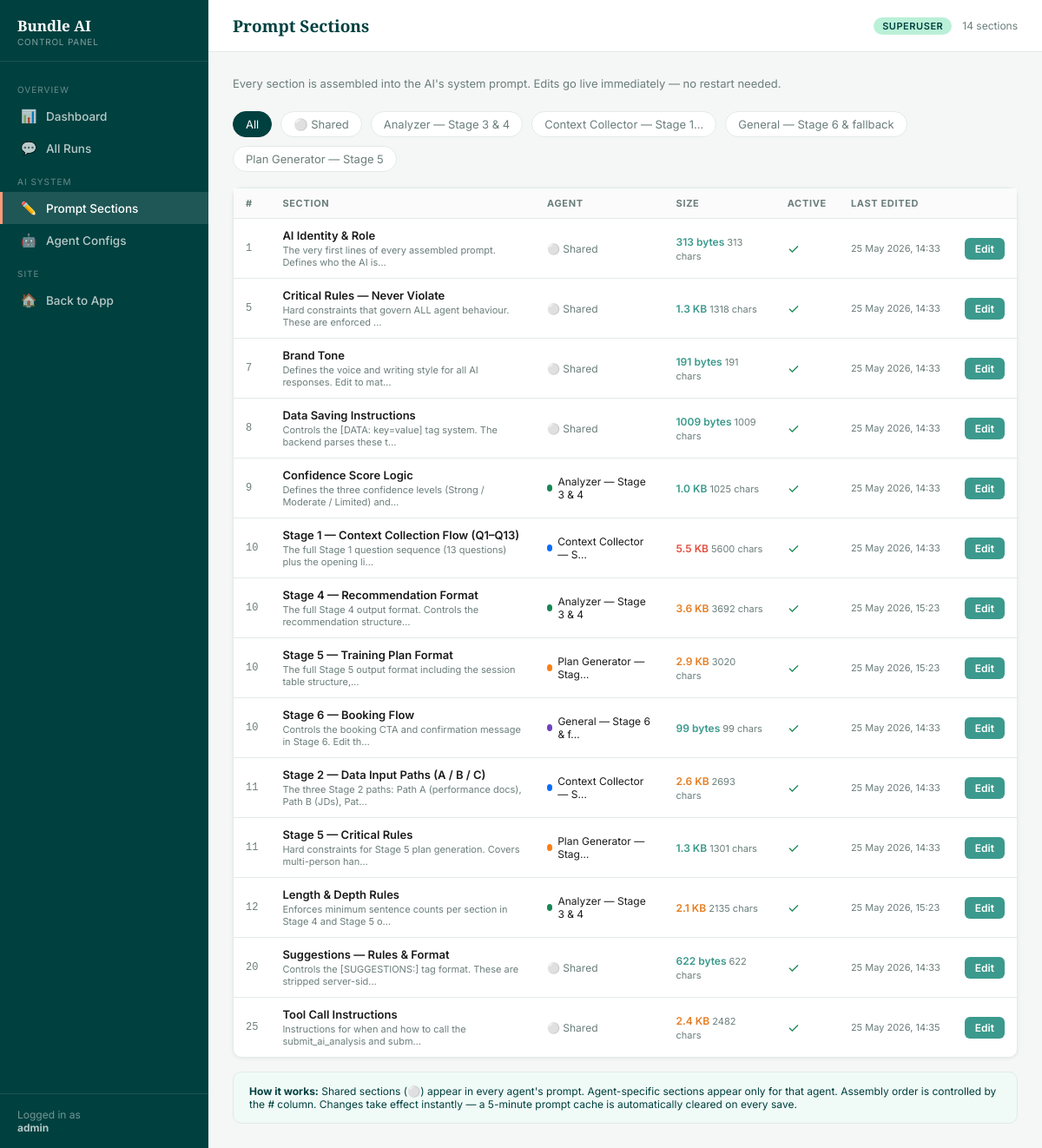
The app's page /control/prompts/ (signed in) with its own data.
### builder/models.py (models this page shows, shortened)
class AgentConfig(models.Model):
    AGENT_KEYS = [
        ('context_collector', 'Context Collector — Stage 1 & 2 (question flow)'),
        ('analyzer',          'Analyzer — Stage 3 & 4 (recommendation)'),
        ('plan_generator',    'Plan Generator — Stage 5 (full training plan)'),
        ('general',           'General — Stage 6 & fallback'),
    ]
    key         = models.CharField(max_length=50, unique=True, choices=AGENT_KEYS)
    label       = models.CharField(max_length=200)
    description = models.TextField(blank=True)
    model_name  = models.CharField(
        max_length=100, default='gpt-4o',
        help_text='OpenAI model for this agent (e.g. gpt-4o, gpt-4o-mini)',
    )
    temperature = models.FloatField(default=0.7)
    max_tokens  = models.IntegerField(default=8000)
    is_active   = models.BooleanField(default=True)
    updated_at  = models.DateTimeField(auto_now=True)
    class Meta:
        ordering = ['key']
        verbose_name = 'Agent Config'
        verbose_name_plural = 'Agent Configs'

class PromptSection(models.Model):
    SECTION_KEYS = [
        ('identity',          'AI Identity & Role'),
        ('critical_rules',    'Critical Rules — Never Violate'),
        ('brand_tone',        'Brand Tone'),
        ('data_saving',       'Data Saving Instructions'),
        ('suggestions_rules', 'Suggestions — Rules & Format'),
        ('stage_1_flow',      'Stage 1 — Context Collection Flow (Q1-Q14)'),
        ('stage_2_paths',     'Stage 2 — Data Input Paths (A / B / C)'),
        ('confidence_logic',  'Confidence Score Logic'),
        ('stage_4_format',    'Stage 4 — Recommendation Format'),
        ('length_depth_rules','Length & Depth Rules'),
        ('stage_5_format',    'Stage 5 — Training Plan Format'),
        ('stage_5_rules',     'Stage 5 — Critical Rules'),
        ('tool_instructions', 'Tool Call Instructions'),
        ('stage_6_booking',   'Stage 6 — Booking Flow'),
    ]
    key         = models.CharField(max_length=60, unique=True, choices=SECTION_KEYS)
    label       = models.CharField(max_length=200)
    content     = models.TextField()
    description = models.TextField(
        blank=True,
        help_text='What this section controls and what to be careful about when editing.',
    )
    agent = models.ForeignKey(
        AgentConfig,
        on_delete=models.SET_NULL,
        null=True, blank=True,
        related_name='sections',
        help_text='Which agent uses this section. Leave blank = shared (all agents).',
    )
    order = models.PositiveSmallIntegerField(
        default=10,
        help_text='Assembly order — lower numbers appear earlier in the assembled prompt.',
    )
    is_active  = models.BooleanField(default=True)
    updated_at = models.DateTimeField(auto_now=True)
    updated_by = models.ForeignKey(
        User,
        on_delete=models.SET_NULL,
        null=True, blank=True,
        related_name='prompt_section_edits',
    )
    class Meta:
        ordering = ['order', 'key']
        verbose_name = 'Prompt Section'
        verbose_name_plural = 'Prompt Sections'

### builder/portal_views.py (the view)
# urls.py: path('control/prompts/',                            portal_views.portal_prompts,       name='portal_prompts'),
@_superuser_required
def portal_prompts(request):
    agent_filter = request.GET.get('agent', '')
    sections = PromptSection.objects.select_related('agent', 'updated_by').order_by('order', 'key')
    if agent_filter == 'shared':
        sections = sections.filter(agent__isnull=True)
    elif agent_filter:
        sections = sections.filter(agent__key=agent_filter)
    agents = AgentConfig.objects.all()
    return render(request, 'builder/portal/prompts.html', {
        'sections':      sections,
        'agents':        agents,
        'agent_filter':  agent_filter,
    })

### builder/portal_views.py (called while the page is built)
def _superuser_required(view_fn):
    from functools import wraps
    from django.http import Http404
    @wraps(view_fn)
    def wrapper(request, *args, **kwargs):
        if not request.user.is_authenticated or not request.user.is_superuser:
            raise Http404
        return view_fn(request, *args, **kwargs)
    return wrapper

### builder/templates/builder/portal/prompts.html (shortened to what this page needs)
{% extends 'builder/portal/base.html' %}
{% block nav_prompts %}active{% endblock %}
{% block header_title %}Prompt Sections{% endblock %}
{% block header_actions %}
  <span style="font-size:12px;color:var(--text-muted)">{{ sections|length }} sections</span>
{% endblock %}
{% block content %}
<p class="page-sub">Every section is assembled into the AI's system prompt. Edits go live immediately — no restart needed.</p>
<div class="filter-bar">
  <a href="{% url 'portal_prompts' %}" class="{% if not agent_filter %}active{% endif %}">All</a>
  <a href="?agent=shared" class="{% if agent_filter == 'shared' %}active{% endif %}">⚪ Shared</a>
  {% for agent in agents %}
  <a href="?agent={{ agent.key }}" class="{% if agent_filter == agent.key %}active{% endif %}">
    {{ agent.label|truncatechars:28 }}
  </a>
  {% endfor %}
</div>
<div class="card">
  <table class="data-table">
    <thead>
      <tr>
        <th style="width:40px">#</th>
        <th>Section</th>
        <th>Agent</th>
        <th>Size</th>
        <th>Active</th>
        <th>Last edited</th>
        <th></th>
      </tr>
    </thead>
    <tbody>
      {% for s in sections %}
      <tr>
        <td style="color:var(--text-muted);font-family:monospace;font-size:12px">{{ s.order }}</td>
        <td>
          <div style="font-weight:600;font-size:13px">{{ s.label }}</div>
          <div style="font-size:11px;color:var(--text-muted);margin-top:2px">{{ s.description|truncatechars:70 }}</div>
        </td>
        <td>
          {% if s.agent %}
          <span style="display:inline-flex;align-items:center;gap:6px">
            <span style="width:8px;height:8px;border-radius:50%;background:{% if s.agent.key == 'context_collector' %}#0d6efd{% elif s.agent.key == 'analyzer' %}#198754{% elif s.agent.key == 'plan_generator' %}#fd7e14{% else %}#6f42c1{% endif %}"></span>
            <span style="font-size:12px">{{ s.agent.label|truncatechars:22 }}</span>
          </span>
          {% else %}
          <span style="font-size:12px;color:var(--text-muted)">⚪ Shared</span>
          {% endif %}
        </td>
        <td>
          {% with n=s.content|length %}
          <span style="font-size:12px;font-weight:600;color:{% if n > 5000 %}#e74c3c{% elif n > 2000 %}#e67e22{% else %}var(--teal-accent){% endif %}">
            {{ n|filesizeformat|cut:" " }}
          </span>
          <span style="font-size:11px;color:var(--text-muted)"> {{ n }} chars</span>
          {% endwith %}
        </td>
        <td>
          {% if s.is_active %}
          <span style="color:#198754;font-size:16px">✓</span>
          {% else %}
          <span style="color:#aaa;font-size:16px">—</span>
          {% endif %}
        </td>
        <td style="font-size:11px;color:var(--text-muted);white-space:nowrap">
          {{ s.updated_at|date:"d M Y, H:i" }}
        </td>
        <td>
          <a href="{% url 'portal_prompt_edit' s.key %}" class="btn btn-accent btn-sm">Edit</a>
        </td>
      </tr>
      {% endfor %}
    </tbody>
  </table>
</div>
<div style="margin-top:16px;padding:14px 18px;background:var(--mint-pale);border:1px solid var(--border);border-radius:var(--radius);font-size:12px;color:var(--teal)">
  <strong>How it works:</strong> Shared sections (⚪) appear in every agent's prompt. Agent-specific sections appear only for that agent.
  Assembly order is controlled by the # column. Changes take effect instantly — a 5-minute prompt cache is automatically cleared on every save.
</div>
{% endblock %}

### builder/templates/builder/portal/base.html (shortened to what this page needs)
{% load static %}
<!DOCTYPE html>
<html lang="en">
<head>
</head>
<body>
<div class="portal-shell">
  <nav class="portal-sidebar">
    <div class="sidebar-brand">
      <div class="sidebar-brand-label">Bundle AI</div>
      <div class="sidebar-brand-sub">Control Panel</div>
    </div>
    <div class="sidebar-nav">
      <div class="nav-section-label">Overview</div>
      <a href="{% url 'portal_dashboard' %}" class="nav-item {% block nav_dashboard %}{% endblock %}">
        <span class="nav-icon">📊</span> Dashboard
      </a>
      <a href="{% url 'portal_runs' %}" class="nav-item {% block nav_runs %}{% endblock %}">
        <span class="nav-icon">💬</span> All Runs
      </a>
      <div class="nav-section-label">AI System</div>
      <a href="{% url 'portal_prompts' %}" class="nav-item {% block nav_prompts %}{% endblock %}">
        <span class="nav-icon">✏️</span> Prompt Sections
      </a>
      <a href="{% url 'portal_agents' %}" class="nav-item {% block nav_agents %}{% endblock %}">
        <span class="nav-icon">🤖</span> Agent Configs
      </a>
      <div class="nav-section-label">Site</div>
      <a href="{% url 'index' %}" class="nav-item">
        <span class="nav-icon">🏠</span> Back to App
      </a>
    </div>
    <div class="sidebar-footer">
      Logged in as<br>
      <strong>{{ request.user.username }}</strong>
    </div>
  </nav>
  <div class="portal-main">
    <header class="portal-header">
      <h1>{% block header_title %}Control Panel{% endblock %}</h1>
      <span class="header-badge">Superuser</span>
      {% block header_actions %}{% endblock %}
    </header>
    <div class="portal-body">
      {% block content %}{% endblock %}
    </div>
  </div>
</div>
</body>
</html>

### builder/templates/builder/portal/base.html (style rules this page uses)
*, *::before, *::after { box-sizing: border-box; margin: 0; padding: 0; }
:root { --teal: #00403F; --teal-mid: #00574F; --teal-accent: #3B9A8D; --coral: #FF9B7A; --mint: #BAF0D8; --mint-pale: #F0FAF7; --bg: #F5F7F6; --surface: #FFFFFF; --border: #E2EAE8; --text: #1A1A1A; --text-muted: #6B7E7B; --sidebar-w: 240px; --header-h: 60px; --font: 'Inter', -apple-system, sans-serif; --font-head: 'Zilla Slab', Georgia, serif; --shadow-sm: 0 1px 4px rgba(0,64,63,.08); --shadow-md: 0 4px 20px rgba(0,64,63,.10); --radius: 10px; --radius-sm: 6px; }
html, body { height: 100%; font-family: var(--font); font-size: 14px; color: var(--text); background: var(--bg); }
a { color: var(--teal-accent); text-decoration: none; }
.portal-shell { display: flex; height: 100vh; overflow: hidden; }
.portal-sidebar { width: var(--sidebar-w); background: var(--teal); display: flex; flex-direction: column; flex-shrink: 0; overflow-y: auto; }
.sidebar-brand { padding: 20px 20px 16px; border-bottom: 1px solid rgba(255,255,255,.10); }
.sidebar-brand-label { font-family: var(--font-head); font-size: 17px; color: #fff; font-weight: 700; line-height: 1.2; }
.sidebar-brand-sub { font-size: 10px; color: rgba(255,255,255,.5); text-transform: uppercase; letter-spacing: .08em; margin-top: 2px; }
.sidebar-nav { flex: 1; padding: 12px 0; }
.nav-section-label { font-size: 10px; text-transform: uppercase; letter-spacing: .1em; color: rgba(255,255,255,.4); padding: 14px 20px 6px; }
.nav-item { display: flex; align-items: center; gap: 10px; padding: 9px 20px; color: rgba(255,255,255,.72); font-size: 13.5px; font-weight: 500; border-radius: 0; cursor: pointer; transition: background .15s, color .15s; border-left: 3px solid transparent; }
.nav-item.active { background: rgba(255,255,255,.12); color: #fff; border-left-color: var(--coral); }
.nav-item .nav-icon { font-size: 15px; width: 20px; text-align: center; flex-shrink: 0; }
.sidebar-footer { padding: 16px 20px; border-top: 1px solid rgba(255,255,255,.10); font-size: 12px; color: rgba(255,255,255,.45); }
.sidebar-footer strong { color: rgba(255,255,255,.7); }
.portal-main { flex: 1; overflow-y: auto; display: flex; flex-direction: column; }
.portal-header { height: var(--header-h); background: var(--surface); border-bottom: 1px solid var(--border); display: flex; align-items: center; padding: 0 28px; gap: 12px; flex-shrink: 0; }
.portal-header h1 { font-family: var(--font-head); font-size: 19px; font-weight: 700; color: var(--teal); flex: 1; }
.header-badge { background: var(--mint); color: var(--teal); font-size: 11px; font-weight: 600; padding: 3px 10px; border-radius: 20px; text-transform: uppercase; letter-spacing: .05em; }
.portal-body { flex: 1; padding: 28px; }
.card { background: var(--surface); border: 1px solid var(--border); border-radius: var(--radius); box-shadow: var(--shadow-sm); }
.data-table { width: 100%; border-collapse: collapse; font-size: 13px; }
.data-table th { text-align: left; padding: 10px 14px; font-size: 11px; text-transform: uppercase; letter-spacing: .06em; color: var(--text-muted); border-bottom: 1px solid var(--border); background: #FAFBFA; white-space: nowrap; }
.data-table td { padding: 11px 14px; border-bottom: 1px solid var(--border); vertical-align: middle; }
.data-table tr:last-child td { border-bottom: none; }
.btn { display: inline-flex; align-items: center; gap: 6px; padding: 8px 18px; border-radius: var(--radius-sm); font-size: 13px; font-weight: 600; cursor: pointer; border: none; transition: opacity .15s, transform .1s; text-decoration: none; }
.btn-accent { background: var(--teal-accent); color: #fff; }
.btn-sm { padding: 5px 12px; font-size: 12px; }
.page-sub { font-size: 13px; color: var(--text-muted); margin-bottom: 24px; }
.filter-bar { display: flex; gap: 10px; align-items: center; margin-bottom: 18px; flex-wrap: wrap; }
.filter-bar a { font-size: 13px; padding: 6px 14px; border-radius: 20px; border: 1px solid var(--border); color: var(--text-muted); background: var(--surface); transition: all .15s; }
.filter-bar a:hover, .filter-bar a.active { background: var(--teal); color: #fff; border-color: var(--teal); }

### records on screen
AgentConfig: label "Analyzer — Stage 3 & 4"
AgentConfig: label "Context Collector — Stage 1…"
AgentConfig: label "General — Stage 6 & fallback"
AgentConfig: label "Plan Generator — Stage 5"
PromptSection: order "1", label "AI Identity & Role", description "The very first lines of every assembled prompt. Defines who the AI is…", shows "⚪ Shared", value "313 bytes", s "313", updated_at "25 May 2026, 14:33"
PromptSection: order "5", label "Critical Rules — Never Violate", description "Hard constraints that govern ALL agent behaviour. These are enforced …", shows "⚪ Shared", value "1.3 KB", s "1318", updated_at "25 May 2026, 14:33"
PromptSection: order "7", label "Brand Tone", description "Defines the voice and writing style for all AI responses. Edit to mat…", shows "⚪ Shared", value "191 bytes", s "191", updated_at "25 May 2026, 14:33"
PromptSection: order "8", label "Data Saving Instructions", description "Controls the [DATA: key=value] tag system. The backend parses these t…", shows "⚪ Shared", value "1009 bytes", s "1009", updated_at "25 May 2026, 14:33"
PromptSection: order "9", label "Confidence Score Logic", description "Defines the three confidence levels (Strong / Moderate / Limited) and…", agent.label "Analyzer — Stage 3 & 4", value "1.0 KB", s "1025", updated_at "25 May 2026, 14:33"
PromptSection: order "10", label "Stage 1 — Context Collection Flow (Q1–Q13)", description "The full Stage 1 question sequence (13 questions) plus the opening li…", agent.label "Context Collector — S…", value "5.5 KB", s "5600", updated_at "25 May 2026, 14:33"
PromptSection: order "10", label "Stage 4 — Recommendation Format", description "The full Stage 4 output format. Controls the recommendation structure…", agent.label "Analyzer — Stage 3 & 4", value "3.6 KB", s "3692", updated_at "25 May 2026, 15:23"
PromptSection: order "10", label "Stage 5 — Training Plan Format", description "The full Stage 5 output format including the session table structure,…", agent.label "Plan Generator — Stag…", value "2.9 KB", s "3020", updated_at "25 May 2026, 15:23"
PromptSection: order "10", label "Stage 6 — Booking Flow", description "Controls the booking CTA and confirmation message in Stage 6. Edit th…", agent.label "General — Stage 6 & f…", value "99 bytes", s "99", updated_at "25 May 2026, 14:33"
PromptSection: order "11", label "Stage 2 — Data Input Paths (A / B / C)", description "The three Stage 2 paths: Path A (performance docs), Path B (JDs), Pat…", agent.label "Context Collector — S…", value "2.6 KB", s "2693", updated_at "25 May 2026, 14:33"
PromptSection: order "11", label "Stage 5 — Critical Rules", description "Hard constraints for Stage 5 plan generation. Covers multi-person han…", agent.label "Plan Generator — Stag…", value "1.3 KB", s "1301", updated_at "25 May 2026, 14:33"
PromptSection: order "12", label "Length & Depth Rules", description "Enforces minimum sentence counts per section in Stage 4 and Stage 5 o…", agent.label "Analyzer — Stage 3 & 4", value "2.1 KB", s "2135", updated_at "25 May 2026, 15:23"
PromptSection: order "20", label "Suggestions — Rules & Format", description "Controls the [SUGGESTIONS:] tag format. These are stripped server-sid…", shows "⚪ Shared", value "622 bytes", s "622", updated_at "25 May 2026, 14:33"
PromptSection: order "25", label "Tool Call Instructions", description "Instructions for when and how to call the submit_ai_analysis and subm…", shows "⚪ Shared", value "2.4 KB", s "2482", updated_at "25 May 2026, 14:35"

### other values on screen
{{ request.user.username }} "admin"
{{ sections|length }} "14"
